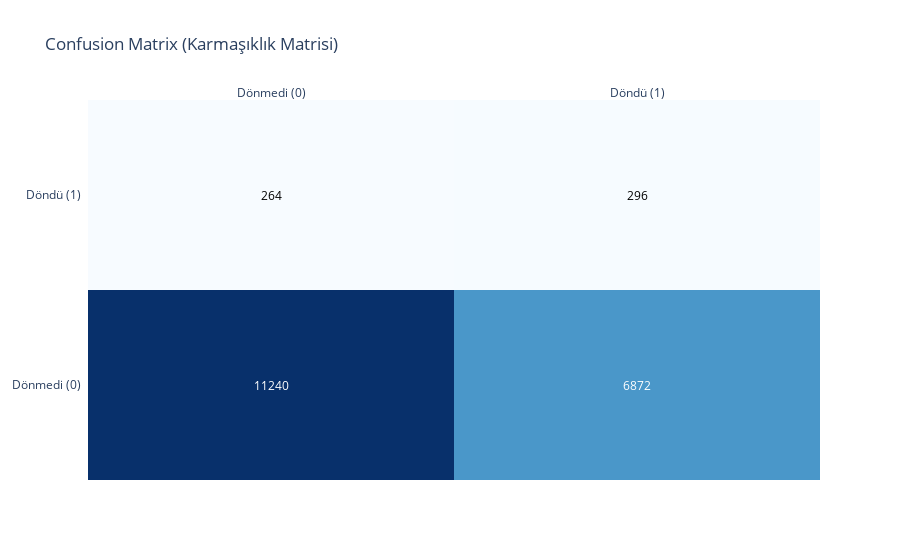

Notebook code cell kept with this figure:
### Markdown cell above
## 📈 Adım 7: Model Değerlendirmesi

Modelimiz ne kadar başarılı? Özellikle "Geri Dönecek" (1) sınıfını ne kadar doğru tahmin ediyoruz?

### Code cell
# Tahminler
y_pred = model.predict(X_test)
y_prob = model.predict_proba(X_test)[:, 1]

# Metrikler
print("Sınıflandırma Raporu:")
print(classification_report(y_test, y_pred))

auc = roc_auc_score(y_test, y_prob)
print(f"ROC-AUC Skoru: {auc:.3f}")

# Confusion Matrix Görselleştirme
cm = confusion_matrix(y_test, y_pred)
z = cm.tolist()
x = ['Dönmedi (0)', 'Döndü (1)']
y = ['Dönmedi (0)', 'Döndü (1)']

fig = ff.create_annotated_heatmap(z, x=x, y=y, colorscale='Blues')
fig.update_layout(title_text='Confusion Matrix (Karmaşıklık Matrisi)')
fig.show()

### Figure 1 — Plotly figure (JSON) as saved in the notebook; plotly's stock layout.template omitted (floating-point values rounded to 4 significant figures)
{"data": [{"colorscale": [[0, "rgb(247,251,255)"], [0.125, "rgb(222,235,247)"], [0.25, "rgb(198,219,239)"], [0.375, "rgb(158,202,225)"], [0.5, "rgb(107,174,214)"], [0.625, "rgb(66,146,198)"], [0.75, "rgb(33,113,181)"], [0.875, "rgb(8,81,156)"], [1, "rgb(8,48,107)"]], "reversescale": false, "showscale": false, "type": "heatmap", "x": ["Dönmedi (0)", "Döndü (1)"], "y": ["Dönmedi (0)", "Döndü (1)"], "z": [[11240, 6872], [264, 296]]}], "layout": {"annotations": [{"font": {"color": "#FFFFFF"}, "showarrow": false, "text": "11240", "x": "Dönmedi (0)", "xref": "x", "y": "Dönmedi (0)", "yref": "y"}, {"font": {"color": "#FFFFFF"}, "showarrow": false, "text": "6872", "x": "Döndü (1)", "xref": "x", "y": "Dönmedi (0)", "yref": "y"}, {"font": {"color": "#000000"}, "showarrow": false, "text": "264", "x": "Dönmedi (0)", "xref": "x", "y": "Döndü (1)", "yref": "y"}, {"font": {"color": "#000000"}, "showarrow": false, "text": "296", "x": "Döndü (1)", "xref": "x", "y": "Döndü (1)", "yref": "y"}], "title": {"text": "Confusion Matrix (Karmaşıklık Matrisi)"}, "xaxis": {"dtick": 1, "gridcolor": "rgb(0, 0, 0)", "side": "top", "ticks": ""}, "yaxis": {"dtick": 1, "ticks": "", "ticksuffix": "  "}}}
